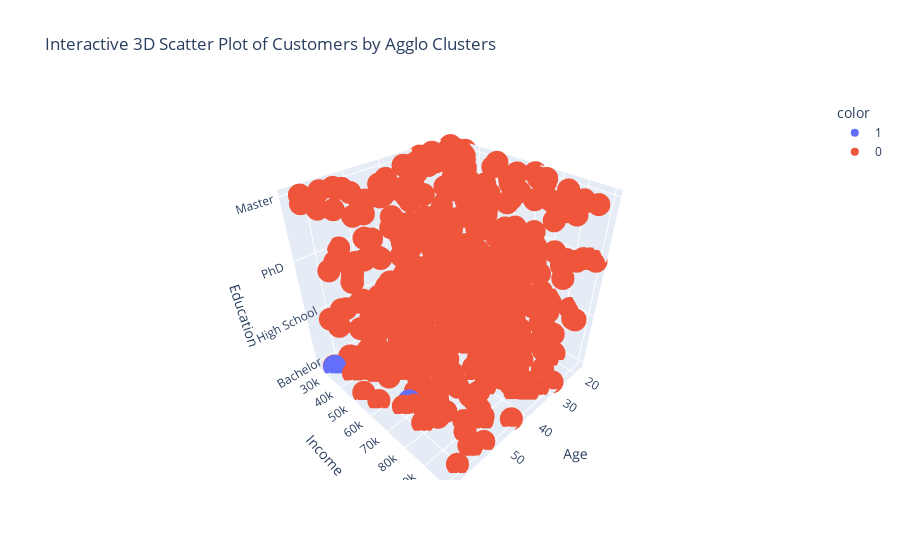

This figure's notebook cell:
### Code cell
import plotly.express as px

# Define the columns for the 3D scatter plot
x_col = 'Age'
y_col = 'Income'
z_col = 'Education'

# Create an interactive 3D scatter plot using Plotly Express
fig = px.scatter_3d(df,
                    x=x_col,
                    y=y_col,
                    z=z_col,
                    color=df['Agglo_Scaled'].astype(str), # Color points by Agglo cluster, explicitly as string for discrete colors
                    title='Interactive 3D Scatter Plot of Customers by Agglo Clusters')

fig.show()

### Figure 1 — Plotly figure (JSON) as saved in the notebook; plotly's stock layout.template omitted (floating-point values rounded to 4 significant figures; data arrays with more than 128 entries replaced by an {"elided": "..."} marker saying what was removed)
{"data": [{"hovertemplate": "color=1<br>Age=%{x}<br>Income=%{y}<br>Education=%{z}<extra></extra>", "legendgroup": "1", "marker": {"color": "#636efa", "symbol": "circle"}, "mode": "markers", "name": "1", "scene": "scene", "showlegend": true, "type": "scatter3d", "x": [57, 63], "y": [66160.0, 30040.0], "z": ["Bachelor", "Bachelor"]}, {"hovertemplate": "color=0<br>Age=%{x}<br>Income=%{y}<br>Education=%{z}<extra></extra>", "legendgroup": "0", "marker": {"color": "#EF553B", "symbol": "circle"}, "mode": "markers", "name": "0", "scene": "scene", "showlegend": true, "type": "scatter3d", "x": {"elided": "498 int values"}, "y": {"elided": "498 float values"}, "z": {"elided": "498 str values"}}], "layout": {"legend": {"title": {"text": "color"}, "tracegroupgap": 0}, "scene": {"domain": {"x": [0, 1], "y": [0, 1]}, "xaxis": {"title": {"text": "Age"}}, "yaxis": {"title": {"text": "Income"}}, "zaxis": {"title": {"text": "Education"}}}, "title": {"text": "Interactive 3D Scatter Plot of Customers by Agglo Clusters"}}}
